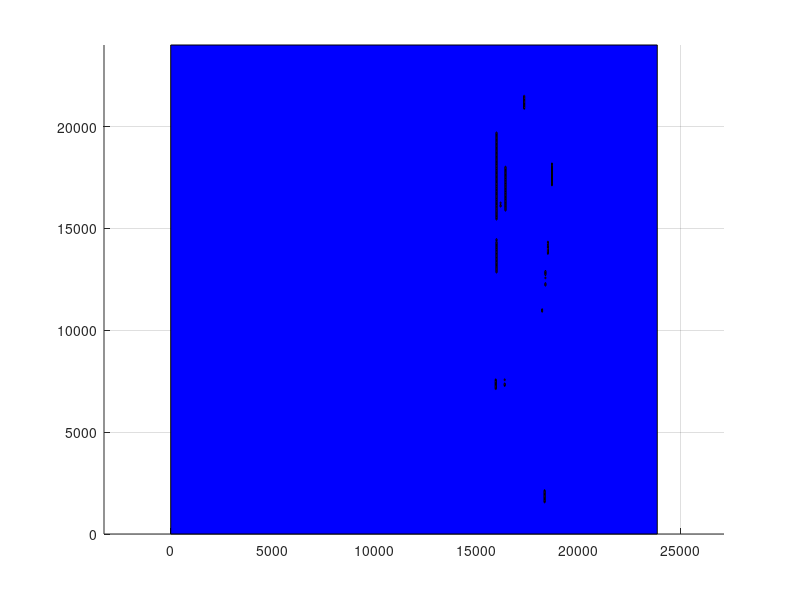

This chart was generated by the following MATLAB code:
axis equal;
hold on;
grid on;
block_x=[0 0 23880 23880 0];
block_y=[0 24000 24000 0 0];
fill(block_x, block_y, 'b');
block_x=[15970 15970 16010 16010 15970];
block_y=[18090 18170 18170 18090 18090];
fill(block_x, block_y, 'm');
block_x=[15970 15970 16010 16010 15970];
block_y=[18130 18210 18210 18130 18130];
fill(block_x, block_y, 'm');
block_x=[15970 15970 16010 16010 15970];
block_y=[18170 18250 18250 18170 18170];
fill(block_x, block_y, 'm');
block_x=[15970 15970 16010 16010 15970];
block_y=[18210 18290 18290 18210 18210];
fill(block_x, block_y, 'm');
block_x=[15970 15970 16010 16010 15970];
block_y=[17970 18050 18050 17970 17970];
fill(block_x, block_y, 'm');
block_x=[15970 15970 16010 16010 15970];
block_y=[17930 18010 18010 17930 17930];
fill(block_x, block_y, 'm');
block_x=[15970 15970 16010 16010 15970];
block_y=[18250 18330 18330 18250 18250];
fill(block_x, block_y, 'm');
block_x=[15970 15970 16010 16010 15970];
block_y=[17850 17930 17930 17850 17850];
fill(block_x, block_y, 'm');
block_x=[15970 15970 16010 16010 15970];
block_y=[17810 17890 17890 17810 17810];
fill(block_x, block_y, 'm');
block_x=[15970 15970 16010 16010 15970];
block_y=[17890 17970 17970 17890 17890];
fill(block_x, block_y, 'm');
block_x=[15970 15970 16010 16010 15970];
block_y=[17770 17850 17850 17770 17770];
fill(block_x, block_y, 'm');
block_x=[15970 15970 16010 16010 15970];
block_y=[17730 17810 17810 17730 17730];
fill(block_x, block_y, 'm');
block_x=[15970 15970 16010 16010 15970];
block_y=[17690 17770 17770 17690 17690];
fill(block_x, block_y, 'm');
block_x=[15970 15970 16010 16010 15970];
block_y=[17650 17730 17730 17650 17650];
fill(block_x, block_y, 'm');
block_x=[15970 15970 16010 16010 15970];
block_y=[17610 17690 17690 17610 17610];
fill(block_x, block_y, 'm');
block_x=[15970 15970 16010 16010 15970];
block_y=[18290 18370 18370 18290 18290];
fill(block_x, block_y, 'm');
block_x=[15970 15970 16010 16010 15970];
block_y=[17570 17650 17650 17570 17570];
fill(block_x, block_y, 'm');
block_x=[15970 15970 16010 16010 15970];
block_y=[18330 18410 18410 18330 18330];
fill(block_x, block_y, 'm');
block_x=[15970 15970 16010 16010 15970];
block_y=[18370 18450 18450 18370 18370];
fill(block_x, block_y, 'm');
block_x=[15970 15970 16010 16010 15970];
block_y=[17530 17610 17610 17530 17530];
fill(block_x, block_y, 'm');
block_x=[15970 15970 16010 16010 15970];
block_y=[17490 17570 17570 17490 17490];
fill(block_x, block_y, 'm');
block_x=[15970 15970 16010 16010 15970];
block_y=[18410 18490 18490 18410 18410];
fill(block_x, block_y, 'm');
block_x=[15970 15970 16010 16010 15970];
block_y=[17450 17530 17530 17450 17450];
fill(block_x, block_y, 'm');
block_x=[15970 15970 16010 16010 15970];
block_y=[17410 17490 17490 17410 17410];
fill(block_x, block_y, 'm');
block_x=[15970 15970 16010 16010 15970];
block_y=[17370 17450 17450 17370 17370];
fill(block_x, block_y, 'm');
block_x=[15970 15970 16010 16010 15970];
block_y=[18450 18530 18530 18450 18450];
fill(block_x, block_y, 'm');
block_x=[15970 15970 16010 16010 15970];
block_y=[18490 18570 18570 18490 18490];
fill(block_x, block_y, 'm');
block_x=[15970 15970 16010 16010 15970];
block_y=[17330 17410 17410 17330 17330];
fill(block_x, block_y, 'm');
block_x=[15970 15970 16010 16010 15970];
block_y=[18530 18610 18610 18530 18530];
fill(block_x, block_y, 'm');
block_x=[15970 15970 16010 16010 15970];
block_y=[18570 18650 18650 18570 18570];
fill(block_x, block_y, 'm');
block_x=[15970 15970 16010 16010 15970];
block_y=[17290 17370 17370 17290 17290];
fill(block_x, block_y, 'm');
block_x=[15970 15970 16010 16010 15970];
block_y=[18610 18690 18690 18610 18610];
fill(block_x, block_y, 'm');
block_x=[15970 15970 16010 16010 15970];
block_y=[18650 18730 18730 18650 18650];
fill(block_x, block_y, 'm');
block_x=[15970 15970 16010 16010 15970];
block_y=[17250 17330 17330 17250 17250];
fill(block_x, block_y, 'm');
block_x=[15970 15970 16010 16010 15970];
block_y=[15850 15930 15930 15850 15850];
fill(block_x, block_y, 'm');
block_x=[15970 15970 16010 16010 15970];
block_y=[15930 16010 16010 15930 15930];
fill(block_x, block_y, 'm');
block_x=[15970 15970 16010 16010 15970];
block_y=[18690 18770 18770 18690 18690];
fill(block_x, block_y, 'm');
block_x=[15970 15970 16010 16010 15970];
block_y=[16010 16090 16090 16010 16010];
fill(block_x, block_y, 'm');
block_x=[15970 15970 16010 16010 15970];
block_y=[15890 15970 15970 15890 15890];
fill(block_x, block_y, 'm');
block_x=[15970 15970 16010 16010 15970];
block_y=[15970 16050 16050 15970 15970];
fill(block_x, block_y, 'm');
block_x=[15970 15970 16010 16010 15970];
block_y=[17210 17290 17290 17210 17210];
fill(block_x, block_y, 'm');
block_x=[15970 15970 16010 16010 15970];
block_y=[16330 16410 16410 16330 16330];
fill(block_x, block_y, 'm');
block_x=[15970 15970 16010 16010 15970];
block_y=[16650 16730 16730 16650 16650];
fill(block_x, block_y, 'm');
block_x=[15970 15970 16010 16010 15970];
block_y=[16250 16330 16330 16250 16250];
fill(block_x, block_y, 'm');
block_x=[15970 15970 16010 16010 15970];
block_y=[16530 16610 16610 16530 16530];
fill(block_x, block_y, 'm');
block_x=[15970 15970 16010 16010 15970];
block_y=[16450 16530 16530 16450 16450];
fill(block_x, block_y, 'm');
block_x=[15970 15970 16010 16010 15970];
block_y=[16610 16690 16690 16610 16610];
fill(block_x, block_y, 'm');
block_x=[15970 15970 16010 16010 15970];
block_y=[16290 16370 16370 16290 16290];
fill(block_x, block_y, 'm');
block_x=[15970 15970 16010 16010 15970];
block_y=[16570 16650 16650 16570 16570];
fill(block_x, block_y, 'm');
block_x=[15970 15970 16010 16010 15970];
block_y=[16210 16290 16290 16210 16210];
fill(block_x, block_y, 'm');
block_x=[15970 15970 16010 16010 15970];
block_y=[16410 16490 16490 16410 16410];
fill(block_x, block_y, 'm');
block_x=[15970 15970 16010 16010 15970];
block_y=[16050 16130 16130 16050 16050];
fill(block_x, block_y, 'm');
block_x=[15970 15970 16010 16010 15970];
block_y=[16490 16570 16570 16490 16490];
fill(block_x, block_y, 'm');
block_x=[15970 15970 16010 16010 15970];
block_y=[16170 16250 16250 16170 16170];
fill(block_x, block_y, 'm');
block_x=[15970 15970 16010 16010 15970];
block_y=[16130 16210 16210 16130 16130];
fill(block_x, block_y, 'm');
block_x=[15970 15970 16010 16010 15970];
block_y=[16370 16450 16450 16370 16370];
fill(block_x, block_y, 'm');
block_x=[15970 15970 16010 16010 15970];
block_y=[16090 16170 16170 16090 16090];
fill(block_x, block_y, 'm');
block_x=[15970 15970 16010 16010 15970];
block_y=[16690 16770 16770 16690 16690];
fill(block_x, block_y, 'm');
block_x=[15970 15970 16010 16010 15970];
block_y=[16730 16810 16810 16730 16730];
fill(block_x, block_y, 'm');
block_x=[15970 15970 16010 16010 15970];
block_y=[16850 16930 16930 16850 16850];
fill(block_x, block_y, 'm');
block_x=[15970 15970 16010 16010 15970];
block_y=[16890 16970 16970 16890 16890];
fill(block_x, block_y, 'm');
block_x=[15970 15970 16010 16010 15970];
block_y=[16970 17050 17050 16970 16970];
fill(block_x, block_y, 'm');
block_x=[15970 15970 16010 16010 15970];
block_y=[17090 17170 17170 17090 17090];
fill(block_x, block_y, 'm');
block_x=[15970 15970 16010 16010 15970];
block_y=[16930 17010 17010 16930 16930];
fill(block_x, block_y, 'm');
block_x=[15970 15970 16010 16010 15970];
block_y=[16810 16890 16890 16810 16810];
fill(block_x, block_y, 'm');
block_x=[15970 15970 16010 16010 15970];
block_y=[17050 17130 17130 17050 17050];
fill(block_x, block_y, 'm');
block_x=[15970 15970 16010 16010 15970];
block_y=[16770 16850 16850 16770 16770];
fill(block_x, block_y, 'm');
block_x=[15970 15970 16010 16010 15970];
block_y=[17010 17090 17090 17010 17010];
fill(block_x, block_y, 'm');
block_x=[15970 15970 16010 16010 15970];
block_y=[17170 17250 17250 17170 17170];
fill(block_x, block_y, 'm');
block_x=[15970 15970 16010 16010 15970];
block_y=[17130 17210 17210 17130 17130];
fill(block_x, block_y, 'm');
block_x=[15970 15970 16010 16010 15970];
block_y=[18730 18810 18810 18730 18730];
fill(block_x, block_y, 'm');
block_x=[15970 15970 16010 16010 15970];
block_y=[18770 18850 18850 18770 18770];
fill(block_x, block_y, 'm');
block_x=[15970 15970 16010 16010 15970];
block_y=[18810 18890 18890 18810 18810];
fill(block_x, block_y, 'm');
block_x=[15970 15970 16010 16010 15970];
block_y=[18850 18930 18930 18850 18850];
fill(block_x, block_y, 'm');
block_x=[15970 15970 16010 16010 15970];
block_y=[18890 18970 18970 18890 18890];
fill(block_x, block_y, 'm');
block_x=[15970 15970 16010 16010 15970];
block_y=[14370 14450 14450 14370 14370];
fill(block_x, block_y, 'm');
block_x=[15970 15970 16010 16010 15970];
block_y=[14410 14490 14490 14410 14410];
fill(block_x, block_y, 'm');
block_x=[15970 15970 16010 16010 15970];
block_y=[18930 19010 19010 18930 18930];
fill(block_x, block_y, 'm');
block_x=[18210 18210 18250 18250 18210];
block_y=[10930 11010 11010 10930 10930];
fill(block_x, block_y, 'm');
block_x=[15970 15970 16010 16010 15970];
block_y=[18050 18130 18130 18050 18050];
fill(block_x, block_y, 'm');
block_x=[15970 15970 16010 16010 15970];
block_y=[18970 19050 19050 18970 18970];
fill(block_x, block_y, 'm');
block_x=[15970 15970 16010 16010 15970];
block_y=[19010 19090 19090 19010 19010];
fill(block_x, block_y, 'm');
block_x=[15970 15970 16010 16010 15970];
block_y=[19050 19130 19130 19050 19050];
fill(block_x, block_y, 'm');
block_x=[16410 16410 16450 16450 16410];
block_y=[16090 16170 16170 16090 16090];
fill(block_x, block_y, 'm');
block_x=[16410 16410 16450 16450 16410];
block_y=[16370 16450 16450 16370 16370];
fill(block_x, block_y, 'm');
block_x=[16410 16410 16450 16450 16410];
block_y=[16130 16210 16210 16130 16130];
fill(block_x, block_y, 'm');
block_x=[16410 16410 16450 16450 16410];
block_y=[16170 16250 16250 16170 16170];
fill(block_x, block_y, 'm');
block_x=[16410 16410 16450 16450 16410];
block_y=[16410 16490 16490 16410 16410];
fill(block_x, block_y, 'm');
block_x=[16410 16410 16450 16450 16410];
block_y=[16330 16410 16410 16330 16330];
fill(block_x, block_y, 'm');
block_x=[16410 16410 16450 16450 16410];
block_y=[16210 16290 16290 16210 16210];
fill(block_x, block_y, 'm');
block_x=[16410 16410 16450 16450 16410];
block_y=[16450 16530 16530 16450 16450];
fill(block_x, block_y, 'm');
block_x=[16410 16410 16450 16450 16410];
block_y=[16250 16330 16330 16250 16250];
fill(block_x, block_y, 'm');
block_x=[16410 16410 16450 16450 16410];
block_y=[16490 16570 16570 16490 16490];
fill(block_x, block_y, 'm');
block_x=[16410 16410 16450 16450 16410];
block_y=[16290 16370 16370 16290 16290];
fill(block_x, block_y, 'm');
block_x=[15970 15970 16010 16010 15970];
block_y=[19090 19170 19170 19090 19090];
fill(block_x, block_y, 'm');
block_x=[16410 16410 16450 16450 16410];
block_y=[16530 16610 16610 16530 16530];
fill(block_x, block_y, 'm');
block_x=[15970 15970 16010 16010 15970];
block_y=[18010 18090 18090 18010 18010];
fill(block_x, block_y, 'm');
block_x=[16410 16410 16450 16450 16410];
block_y=[16610 16690 16690 16610 16610];
fill(block_x, block_y, 'm');
block_x=[16410 16410 16450 16450 16410];
block_y=[16570 16650 16650 16570 16570];
fill(block_x, block_y, 'm');
block_x=[16410 16410 16450 16450 16410];
block_y=[16650 16730 16730 16650 16650];
fill(block_x, block_y, 'm');
block_x=[15970 15970 16010 16010 15970];
block_y=[19130 19210 19210 19130 19130];
fill(block_x, block_y, 'm');
block_x=[16410 16410 16450 16450 16410];
block_y=[16690 16770 16770 16690 16690];
fill(block_x, block_y, 'm');
block_x=[16410 16410 16450 16450 16410];
block_y=[16770 16850 16850 16770 16770];
fill(block_x, block_y, 'm');
block_x=[15970 15970 16010 16010 15970];
block_y=[19170 19250 19250 19170 19170];
fill(block_x, block_y, 'm');
block_x=[16410 16410 16450 16450 16410];
block_y=[16730 16810 16810 16730 16730];
fill(block_x, block_y, 'm');
block_x=[16410 16410 16450 16450 16410];
block_y=[16850 16930 16930 16850 16850];
fill(block_x, block_y, 'm');
block_x=[16410 16410 16450 16450 16410];
block_y=[16810 16890 16890 16810 16810];
fill(block_x, block_y, 'm');
block_x=[16410 16410 16450 16450 16410];
block_y=[16890 16970 16970 16890 16890];
fill(block_x, block_y, 'm');
block_x=[16410 16410 16450 16450 16410];
block_y=[16050 16130 16130 16050 16050];
fill(block_x, block_y, 'm');
block_x=[15930 15930 15970 15970 15930];
block_y=[7530 7610 7610 7530 7530];
fill(block_x, block_y, 'm');
block_x=[16410 16410 16450 16450 16410];
block_y=[16010 16090 16090 16010 16010];
fill(block_x, block_y, 'm');
block_x=[16410 16410 16450 16450 16410];
block_y=[16930 17010 17010 16930 16930];
fill(block_x, block_y, 'm');
block_x=[18210 18210 18250 18250 18210];
block_y=[10890 10970 10970 10890 10890];
fill(block_x, block_y, 'm');
block_x=[15970 15970 16010 16010 15970];
block_y=[19250 19330 19330 19250 19250];
fill(block_x, block_y, 'm');
block_x=[16410 16410 16450 16450 16410];
block_y=[17010 17090 17090 17010 17010];
fill(block_x, block_y, 'm');
block_x=[16410 16410 16450 16450 16410];
block_y=[16970 17050 17050 16970 16970];
fill(block_x, block_y, 'm');
block_x=[15970 15970 16010 16010 15970];
block_y=[19210 19290 19290 19210 19210];
fill(block_x, block_y, 'm');
block_x=[16410 16410 16450 16450 16410];
block_y=[15890 15970 15970 15890 15890];
fill(block_x, block_y, 'm');
block_x=[16410 16410 16450 16450 16410];
block_y=[15930 16010 16010 15930 15930];
fill(block_x, block_y, 'm');
block_x=[16410 16410 16450 16450 16410];
block_y=[15970 16050 16050 15970 15970];
fill(block_x, block_y, 'm');
block_x=[15970 15970 16010 16010 15970];
block_y=[19290 19370 19370 19290 19290];
fill(block_x, block_y, 'm');
block_x=[16410 16410 16450 16450 16410];
block_y=[17050 17130 17130 17050 17050];
fill(block_x, block_y, 'm');
block_x=[15930 15930 15970 15970 15930];
block_y=[7490 7570 7570 7490 7490];
fill(block_x, block_y, 'm');
block_x=[16410 16410 16450 16450 16410];
block_y=[17090 17170 17170 17090 17090];
fill(block_x, block_y, 'm');
block_x=[16410 16410 16450 16450 16410];
block_y=[15850 15930 15930 15850 15850];
fill(block_x, block_y, 'm');
block_x=[18690 18690 18730 18730 18690];
block_y=[17130 17210 17210 17130 17130];
fill(block_x, block_y, 'm');
block_x=[16410 16410 16450 16450 16410];
block_y=[17170 17250 17250 17170 17170];
fill(block_x, block_y, 'm');
block_x=[16410 16410 16450 16450 16410];
block_y=[17130 17210 17210 17130 17130];
fill(block_x, block_y, 'm');
block_x=[17330 17330 17370 17370 17330];
block_y=[20850 20930 20930 20850 20850];
fill(block_x, block_y, 'm');
block_x=[16410 16410 16450 16450 16410];
block_y=[17210 17290 17290 17210 17210];
fill(block_x, block_y, 'm');
block_x=[17330 17330 17370 17370 17330];
block_y=[20890 20970 20970 20890 20890];
fill(block_x, block_y, 'm');
block_x=[18690 18690 18730 18730 18690];
block_y=[17090 17170 17170 17090 17090];
fill(block_x, block_y, 'm');
block_x=[16410 16410 16450 16450 16410];
block_y=[17290 17370 17370 17290 17290];
fill(block_x, block_y, 'm');
block_x=[16410 16410 16450 16450 16410];
block_y=[17250 17330 17330 17250 17250];
fill(block_x, block_y, 'm');
block_x=[16410 16410 16450 16450 16410];
block_y=[17330 17410 17410 17330 17330];
fill(block_x, block_y, 'm');
block_x=[18690 18690 18730 18730 18690];
block_y=[17170 17250 17250 17170 17170];
fill(block_x, block_y, 'm');
block_x=[17330 17330 17370 17370 17330];
block_y=[20970 21050 21050 20970 20970];
fill(block_x, block_y, 'm');
block_x=[16410 16410 16450 16450 16410];
block_y=[17410 17490 17490 17410 17410];
fill(block_x, block_y, 'm');
block_x=[15970 15970 16010 16010 15970];
block_y=[19330 19410 19410 19330 19330];
fill(block_x, block_y, 'm');
block_x=[16410 16410 16450 16450 16410];
block_y=[17370 17450 17450 17370 17370];
fill(block_x, block_y, 'm');
block_x=[17330 17330 17370 17370 17330];
block_y=[20930 21010 21010 20930 20930];
fill(block_x, block_y, 'm');
block_x=[18330 18330 18370 18370 18330];
block_y=[2090 2170 2170 2090 2090];
fill(block_x, block_y, 'm');
block_x=[16410 16410 16450 16450 16410];
block_y=[17450 17530 17530 17450 17450];
fill(block_x, block_y, 'm');
block_x=[16410 16410 16450 16450 16410];
block_y=[17490 17570 17570 17490 17490];
fill(block_x, block_y, 'm');
block_x=[18690 18690 18730 18730 18690];
block_y=[17250 17330 17330 17250 17250];
fill(block_x, block_y, 'm');
block_x=[18690 18690 18730 18730 18690];
block_y=[17210 17290 17290 17210 17210];
fill(block_x, block_y, 'm');
block_x=[16410 16410 16450 16450 16410];
block_y=[17530 17610 17610 17530 17530];
fill(block_x, block_y, 'm');
block_x=[16410 16410 16450 16450 16410];
block_y=[17570 17650 17650 17570 17570];
fill(block_x, block_y, 'm');
block_x=[16410 16410 16450 16450 16410];
block_y=[17610 17690 17690 17610 17610];
fill(block_x, block_y, 'm');
block_x=[18330 18330 18370 18370 18330];
block_y=[2010 2090 2090 2010 2010];
fill(block_x, block_y, 'm');
block_x=[16410 16410 16450 16450 16410];
block_y=[17650 17730 17730 17650 17650];
fill(block_x, block_y, 'm');
block_x=[18690 18690 18730 18730 18690];
block_y=[17330 17410 17410 17330 17330];
fill(block_x, block_y, 'm');
block_x=[15970 15970 16010 16010 15970];
block_y=[19370 19450 19450 19370 19370];
fill(block_x, block_y, 'm');
block_x=[18330 18330 18370 18370 18330];
block_y=[2050 2130 2130 2050 2050];
fill(block_x, block_y, 'm');
block_x=[18690 18690 18730 18730 18690];
block_y=[17290 17370 17370 17290 17290];
fill(block_x, block_y, 'm');
block_x=[15930 15930 15970 15970 15930];
block_y=[7450 7530 7530 7450 7450];
fill(block_x, block_y, 'm');
block_x=[17330 17330 17370 17370 17330];
block_y=[21010 21090 21090 21010 21010];
fill(block_x, block_y, 'm');
block_x=[16410 16410 16450 16450 16410];
block_y=[17690 17770 17770 17690 17690];
fill(block_x, block_y, 'm');
block_x=[16410 16410 16450 16450 16410];
block_y=[17730 17810 17810 17730 17730];
fill(block_x, block_y, 'm');
block_x=[16410 16410 16450 16450 16410];
block_y=[17770 17850 17850 17770 17770];
fill(block_x, block_y, 'm');
block_x=[16410 16410 16450 16450 16410];
block_y=[17810 17890 17890 17810 17810];
fill(block_x, block_y, 'm');
block_x=[17330 17330 17370 17370 17330];
block_y=[21050 21130 21130 21050 21050];
fill(block_x, block_y, 'm');
block_x=[18690 18690 18730 18730 18690];
block_y=[17370 17450 17450 17370 17370];
fill(block_x, block_y, 'm');
block_x=[16410 16410 16450 16450 16410];
block_y=[17850 17930 17930 17850 17850];
fill(block_x, block_y, 'm');
block_x=[18330 18330 18370 18370 18330];
block_y=[1930 2010 2010 1930 1930];
fill(block_x, block_y, 'm');
block_x=[16410 16410 16450 16450 16410];
block_y=[17890 17970 17970 17890 17890];
fill(block_x, block_y, 'm');
block_x=[15970 15970 16010 16010 15970];
block_y=[19410 19490 19490 19410 19410];
fill(block_x, block_y, 'm');
block_x=[18330 18330 18370 18370 18330];
block_y=[1970 2050 2050 1970 1970];
fill(block_x, block_y, 'm');
block_x=[18690 18690 18730 18730 18690];
block_y=[17410 17490 17490 17410 17410];
fill(block_x, block_y, 'm');
block_x=[16410 16410 16450 16450 16410];
block_y=[17970 18050 18050 17970 17970];
fill(block_x, block_y, 'm');
block_x=[15970 15970 16010 16010 15970];
block_y=[19450 19530 19530 19450 19450];
fill(block_x, block_y, 'm');
block_x=[16410 16410 16450 16450 16410];
block_y=[17930 18010 18010 17930 17930];
fill(block_x, block_y, 'm');
block_x=[17330 17330 17370 17370 17330];
block_y=[21090 21170 21170 21090 21090];
fill(block_x, block_y, 'm');
block_x=[15970 15970 16010 16010 15970];
block_y=[13690 13770 13770 13690 13690];
fill(block_x, block_y, 'm');
block_x=[15970 15970 16010 16010 15970];
block_y=[13730 13810 13810 13730 13730];
fill(block_x, block_y, 'm');
block_x=[17330 17330 17370 17370 17330];
block_y=[21130 21210 21210 21130 21130];
fill(block_x, block_y, 'm');
block_x=[15970 15970 16010 16010 15970];
block_y=[13650 13730 13730 13650 13650];
fill(block_x, block_y, 'm');
block_x=[15970 15970 16010 16010 15970];
block_y=[13850 13930 13930 13850 13850];
fill(block_x, block_y, 'm');
block_x=[15970 15970 16010 16010 15970];
block_y=[13890 13970 13970 13890 13890];
fill(block_x, block_y, 'm');
block_x=[15970 15970 16010 16010 15970];
block_y=[13770 13850 13850 13770 13770];
fill(block_x, block_y, 'm');
block_x=[15970 15970 16010 16010 15970];
block_y=[13810 13890 13890 13810 13810];
fill(block_x, block_y, 'm');
block_x=[15970 15970 16010 16010 15970];
block_y=[14290 14370 14370 14290 14290];
fill(block_x, block_y, 'm');
block_x=[15970 15970 16010 16010 15970];
block_y=[13970 14050 14050 13970 13970];
fill(block_x, block_y, 'm');
block_x=[15970 15970 16010 16010 15970];
block_y=[13370 13450 13450 13370 13370];
fill(block_x, block_y, 'm');
block_x=[15970 15970 16010 16010 15970];
block_y=[13570 13650 13650 13570 13570];
fill(block_x, block_y, 'm');
block_x=[15970 15970 16010 16010 15970];
block_y=[13530 13610 13610 13530 13530];
fill(block_x, block_y, 'm');
block_x=[15970 15970 16010 16010 15970];
block_y=[14010 14090 14090 14010 14010];
fill(block_x, block_y, 'm');
block_x=[15970 15970 16010 16010 15970];
block_y=[13490 13570 13570 13490 13490];
fill(block_x, block_y, 'm');
block_x=[15970 15970 16010 16010 15970];
block_y=[14050 14130 14130 14050 14050];
fill(block_x, block_y, 'm');
block_x=[15970 15970 16010 16010 15970];
block_y=[14090 14170 14170 14090 14090];
fill(block_x, block_y, 'm');
block_x=[15970 15970 16010 16010 15970];
block_y=[13450 13530 13530 13450 13450];
fill(block_x, block_y, 'm');
block_x=[15970 15970 16010 16010 15970];
block_y=[13410 13490 13490 13410 13410];
fill(block_x, block_y, 'm');
block_x=[15970 15970 16010 16010 15970];
block_y=[14130 14210 14210 14130 14130];
fill(block_x, block_y, 'm');
block_x=[15970 15970 16010 16010 15970];
block_y=[14170 14250 14250 14170 14170];
fill(block_x, block_y, 'm');
block_x=[15970 15970 16010 16010 15970];
block_y=[13610 13690 13690 13610 13610];
fill(block_x, block_y, 'm');
block_x=[15970 15970 16010 16010 15970];
block_y=[13330 13410 13410 13330 13330];
fill(block_x, block_y, 'm');
block_x=[15970 15970 16010 16010 15970];
block_y=[13930 14010 14010 13930 13930];
fill(block_x, block_y, 'm');
block_x=[15970 15970 16010 16010 15970];
block_y=[13290 13370 13370 13290 13290];
fill(block_x, block_y, 'm');
block_x=[15970 15970 16010 16010 15970];
block_y=[13210 13290 13290 13210 13210];
fill(block_x, block_y, 'm');
block_x=[15970 15970 16010 16010 15970];
block_y=[13250 13330 13330 13250 13250];
fill(block_x, block_y, 'm');
block_x=[15970 15970 16010 16010 15970];
block_y=[14210 14290 14290 14210 14210];
fill(block_x, block_y, 'm');
block_x=[15970 15970 16010 16010 15970];
block_y=[14250 14330 14330 14250 14250];
fill(block_x, block_y, 'm');
block_x=[15970 15970 16010 16010 15970];
block_y=[13170 13250 13250 13170 13170];
fill(block_x, block_y, 'm');
block_x=[15970 15970 16010 16010 15970];
block_y=[13130 13210 13210 13130 13130];
fill(block_x, block_y, 'm');
block_x=[18690 18690 18730 18730 18690];
block_y=[17450 17530 17530 17450 17450];
fill(block_x, block_y, 'm');
block_x=[15970 15970 16010 16010 15970];
block_y=[13090 13170 13170 13090 13090];
fill(block_x, block_y, 'm');
block_x=[18690 18690 18730 18730 18690];
block_y=[17530 17610 17610 17530 17530];
fill(block_x, block_y, 'm');
block_x=[15970 15970 16010 16010 15970];
block_y=[13050 13130 13130 13050 13050];
fill(block_x, block_y, 'm');
block_x=[15970 15970 16010 16010 15970];
block_y=[13010 13090 13090 13010 13010];
fill(block_x, block_y, 'm');
block_x=[18330 18330 18370 18370 18330];
block_y=[1810 1890 1890 1810 1810];
fill(block_x, block_y, 'm');
block_x=[18330 18330 18370 18370 18330];
block_y=[1890 1970 1970 1890 1890];
fill(block_x, block_y, 'm');
block_x=[18690 18690 18730 18730 18690];
block_y=[17490 17570 17570 17490 17490];
fill(block_x, block_y, 'm');
block_x=[15970 15970 16010 16010 15970];
block_y=[12850 12930 12930 12850 12850];
fill(block_x, block_y, 'm');
block_x=[15970 15970 16010 16010 15970];
block_y=[12890 12970 12970 12890 12890];
fill(block_x, block_y, 'm');
block_x=[15970 15970 16010 16010 15970];
block_y=[12810 12890 12890 12810 12810];
fill(block_x, block_y, 'm');
block_x=[18330 18330 18370 18370 18330];
block_y=[1850 1930 1930 1850 1850];
fill(block_x, block_y, 'm');
block_x=[17330 17330 17370 17370 17330];
block_y=[21170 21250 21250 21170 21170];
fill(block_x, block_y, 'm');
block_x=[15970 15970 16010 16010 15970];
block_y=[12930 13010 13010 12930 12930];
fill(block_x, block_y, 'm');
block_x=[15970 15970 16010 16010 15970];
block_y=[12970 13050 13050 12970 12970];
fill(block_x, block_y, 'm');
block_x=[17330 17330 17370 17370 17330];
block_y=[21250 21330 21330 21250 21250];
fill(block_x, block_y, 'm');
block_x=[18690 18690 18730 18730 18690];
block_y=[17610 17690 17690 17610 17610];
fill(block_x, block_y, 'm');
block_x=[15970 15970 16010 16010 15970];
block_y=[19490 19570 19570 19490 19490];
fill(block_x, block_y, 'm');
block_x=[15930 15930 15970 15970 15930];
block_y=[7210 7290 7290 7210 7210];
fill(block_x, block_y, 'm');
block_x=[18490 18490 18530 18530 18490];
block_y=[14290 14370 14370 14290 14290];
fill(block_x, block_y, 'm');
block_x=[18690 18690 18730 18730 18690];
block_y=[17570 17650 17650 17570 17570];
fill(block_x, block_y, 'm');
block_x=[15930 15930 15970 15970 15930];
block_y=[7370 7450 7450 7370 7370];
fill(block_x, block_y, 'm');
block_x=[18210 18210 18250 18250 18210];
block_y=[10970 11050 11050 10970 10970];
fill(block_x, block_y, 'm');
block_x=[15930 15930 15970 15970 15930];
block_y=[7410 7490 7490 7410 7410];
fill(block_x, block_y, 'm');
block_x=[18690 18690 18730 18730 18690];
block_y=[17650 17730 17730 17650 17650];
fill(block_x, block_y, 'm');
block_x=[17330 17330 17370 17370 17330];
block_y=[21210 21290 21290 21210 21210];
fill(block_x, block_y, 'm');
block_x=[15930 15930 15970 15970 15930];
block_y=[7330 7410 7410 7330 7330];
fill(block_x, block_y, 'm');
block_x=[15970 15970 16010 16010 15970];
block_y=[19530 19610 19610 19530 19530];
fill(block_x, block_y, 'm');
block_x=[15930 15930 15970 15970 15930];
block_y=[7290 7370 7370 7290 7290];
fill(block_x, block_y, 'm');
block_x=[18690 18690 18730 18730 18690];
block_y=[17690 17770 17770 17690 17690];
fill(block_x, block_y, 'm');
block_x=[15930 15930 15970 15970 15930];
block_y=[7250 7330 7330 7250 7250];
fill(block_x, block_y, 'm');
block_x=[17330 17330 17370 17370 17330];
block_y=[21290 21370 21370 21290 21290];
fill(block_x, block_y, 'm');
block_x=[18330 18330 18370 18370 18330];
block_y=[1730 1810 1810 1730 1730];
fill(block_x, block_y, 'm');
block_x=[17330 17330 17370 17370 17330];
block_y=[21330 21410 21410 21330 21330];
fill(block_x, block_y, 'm');
block_x=[15970 15970 16010 16010 15970];
block_y=[15770 15850 15850 15770 15770];
fill(block_x, block_y, 'm');
block_x=[15970 15970 16010 16010 15970];
block_y=[15650 15730 15730 15650 15650];
fill(block_x, block_y, 'm');
block_x=[15970 15970 16010 16010 15970];
block_y=[15690 15770 15770 15690 15690];
fill(block_x, block_y, 'm');
block_x=[15970 15970 16010 16010 15970];
block_y=[15730 15810 15810 15730 15730];
fill(block_x, block_y, 'm');
block_x=[15970 15970 16010 16010 15970];
block_y=[15810 15890 15890 15810 15810];
fill(block_x, block_y, 'm');
block_x=[15970 15970 16010 16010 15970];
block_y=[15610 15690 15690 15610 15610];
fill(block_x, block_y, 'm');
block_x=[18370 18370 18410 18410 18370];
block_y=[12690 12770 12770 12690 12690];
fill(block_x, block_y, 'm');
block_x=[15970 15970 16010 16010 15970];
block_y=[15570 15650 15650 15570 15570];
fill(block_x, block_y, 'm');
block_x=[15970 15970 16010 16010 15970];
block_y=[15530 15610 15610 15530 15530];
fill(block_x, block_y, 'm');
block_x=[18330 18330 18370 18370 18330];
block_y=[1770 1850 1850 1770 1770];
fill(block_x, block_y, 'm');
block_x=[18690 18690 18730 18730 18690];
block_y=[17730 17810 17810 17730 17730];
fill(block_x, block_y, 'm');
block_x=[18490 18490 18530 18530 18490];
block_y=[13930 14010 14010 13930 13930];
fill(block_x, block_y, 'm');
block_x=[15970 15970 16010 16010 15970];
block_y=[19570 19650 19650 19570 19570];
fill(block_x, block_y, 'm');
block_x=[17330 17330 17370 17370 17330];
block_y=[21370 21450 21450 21370 21370];
fill(block_x, block_y, 'm');
block_x=[18490 18490 18530 18530 18490];
block_y=[14050 14130 14130 14050 14050];
fill(block_x, block_y, 'm');
block_x=[18690 18690 18730 18730 18690];
block_y=[17770 17850 17850 17770 17770];
fill(block_x, block_y, 'm');
block_x=[18490 18490 18530 18530 18490];
block_y=[13890 13970 13970 13890 13890];
fill(block_x, block_y, 'm');
block_x=[18490 18490 18530 18530 18490];
block_y=[13770 13850 13850 13770 13770];
fill(block_x, block_y, 'm');
block_x=[18490 18490 18530 18530 18490];
block_y=[13810 13890 13890 13810 13810];
fill(block_x, block_y, 'm');
block_x=[15970 15970 16010 16010 15970];
block_y=[19610 19690 19690 19610 19610];
fill(block_x, block_y, 'm');
block_x=[17330 17330 17370 17370 17330];
block_y=[21410 21490 21490 21410 21410];
fill(block_x, block_y, 'm');
block_x=[18490 18490 18530 18530 18490];
block_y=[13730 13810 13810 13730 13730];
fill(block_x, block_y, 'm');
block_x=[18690 18690 18730 18730 18690];
block_y=[17810 17890 17890 17810 17810];
fill(block_x, block_y, 'm');
block_x=[18330 18330 18370 18370 18330];
block_y=[1690 1770 1770 1690 1690];
fill(block_x, block_y, 'm');
block_x=[18690 18690 18730 18730 18690];
block_y=[17890 17970 17970 17890 17890];
fill(block_x, block_y, 'm');
block_x=[18370 18370 18410 18410 18370];
block_y=[12210 12290 12290 12210 12210];
fill(block_x, block_y, 'm');
block_x=[18370 18370 18410 18410 18370];
block_y=[12250 12330 12330 12250 12250];
fill(block_x, block_y, 'm');
block_x=[18370 18370 18410 18410 18370];
block_y=[12170 12250 12250 12170 12170];
fill(block_x, block_y, 'm');
block_x=[18330 18330 18370 18370 18330];
block_y=[1530 1610 1610 1530 1530];
fill(block_x, block_y, 'm');
block_x=[18690 18690 18730 18730 18690];
block_y=[17850 17930 17930 17850 17850];
fill(block_x, block_y, 'm');
block_x=[18370 18370 18410 18410 18370];
block_y=[12770 12850 12850 12770 12770];
fill(block_x, block_y, 'm');
block_x=[18330 18330 18370 18370 18330];
block_y=[1650 1730 1730 1650 1650];
fill(block_x, block_y, 'm');
block_x=[15930 15930 15970 15970 15930];
block_y=[7130 7210 7210 7130 7130];
fill(block_x, block_y, 'm');
block_x=[18490 18490 18530 18530 18490];
block_y=[13850 13930 13930 13850 13850];
fill(block_x, block_y, 'm');
block_x=[18690 18690 18730 18730 18690];
block_y=[17930 18010 18010 17930 17930];
fill(block_x, block_y, 'm');
block_x=[18370 18370 18410 18410 18370];
block_y=[12730 12810 12810 12730 12730];
fill(block_x, block_y, 'm');
block_x=[18690 18690 18730 18730 18690];
block_y=[18130 18210 18210 18130 18130];
fill(block_x, block_y, 'm');
block_x=[18690 18690 18730 18730 18690];
block_y=[17970 18050 18050 17970 17970];
fill(block_x, block_y, 'm');
block_x=[15930 15930 15970 15970 15930];
block_y=[7090 7170 7170 7090 7090];
fill(block_x, block_y, 'm');
block_x=[17330 17330 17370 17370 17330];
block_y=[21450 21530 21530 21450 21450];
fill(block_x, block_y, 'm');
block_x=[18370 18370 18410 18410 18370];
block_y=[12530 12610 12610 12530 12530];
fill(block_x, block_y, 'm');
block_x=[15970 15970 16010 16010 15970];
block_y=[15450 15530 15530 15450 15450];
fill(block_x, block_y, 'm');
block_x=[18330 18330 18370 18370 18330];
block_y=[1570 1650 1650 1570 1570];
fill(block_x, block_y, 'm');
block_x=[18370 18370 18410 18410 18370];
block_y=[12810 12890 12890 12810 12810];
fill(block_x, block_y, 'm');
block_x=[18490 18490 18530 18530 18490];
block_y=[14090 14170 14170 14090 14090];
fill(block_x, block_y, 'm');
block_x=[15970 15970 16010 16010 15970];
block_y=[19650 19730 19730 19650 19650];
fill(block_x, block_y, 'm');
block_x=[15970 15970 16010 16010 15970];
block_y=[15410 15490 15490 15410 15410];
fill(block_x, block_y, 'm');
block_x=[18330 18330 18370 18370 18330];
block_y=[1610 1690 1690 1610 1610];
fill(block_x, block_y, 'm');
block_x=[15930 15930 15970 15970 15930];
block_y=[7170 7250 7250 7170 7170];
fill(block_x, block_y, 'm');
block_x=[18690 18690 18730 18730 18690];
block_y=[18010 18090 18090 18010 18010];
fill(block_x, block_y, 'm');
block_x=[18370 18370 18410 18410 18370];
block_y=[12850 12930 12930 12850 12850];
fill(block_x, block_y, 'm');
block_x=[18490 18490 18530 18530 18490];
block_y=[14010 14090 14090 14010 14010];
fill(block_x, block_y, 'm');
block_x=[18490 18490 18530 18530 18490];
block_y=[14170 14250 14250 14170 14170];
fill(block_x, block_y, 'm');
block_x=[18490 18490 18530 18530 18490];
block_y=[14250 14330 14330 14250 14250];
fill(block_x, block_y, 'm');
block_x=[15970 15970 16010 16010 15970];
block_y=[15490 15570 15570 15490 15490];
fill(block_x, block_y, 'm');
block_x=[16370 16370 16410 16410 16370];
block_y=[7530 7610 7610 7530 7530];
fill(block_x, block_y, 'm');
block_x=[16170 16170 16210 16210 16170];
block_y=[16090 16170 16170 16090 16090];
fill(block_x, block_y, 'm');
block_x=[16370 16370 16410 16410 16370];
block_y=[7250 7330 7330 7250 7250];
fill(block_x, block_y, 'm');
block_x=[18690 18690 18730 18730 18690];
block_y=[18090 18170 18170 18090 18090];
fill(block_x, block_y, 'm');
block_x=[16170 16170 16210 16210 16170];
block_y=[16210 16290 16290 16210 16210];
fill(block_x, block_y, 'm');
block_x=[16370 16370 16410 16410 16370];
block_y=[7290 7370 7370 7290 7290];
fill(block_x, block_y, 'm');
block_x=[16170 16170 16210 16210 16170];
block_y=[16050 16130 16130 16050 16050];
fill(block_x, block_y, 'm');
block_x=[16370 16370 16410 16410 16370];
block_y=[7330 7410 7410 7330 7330];
fill(block_x, block_y, 'm');
